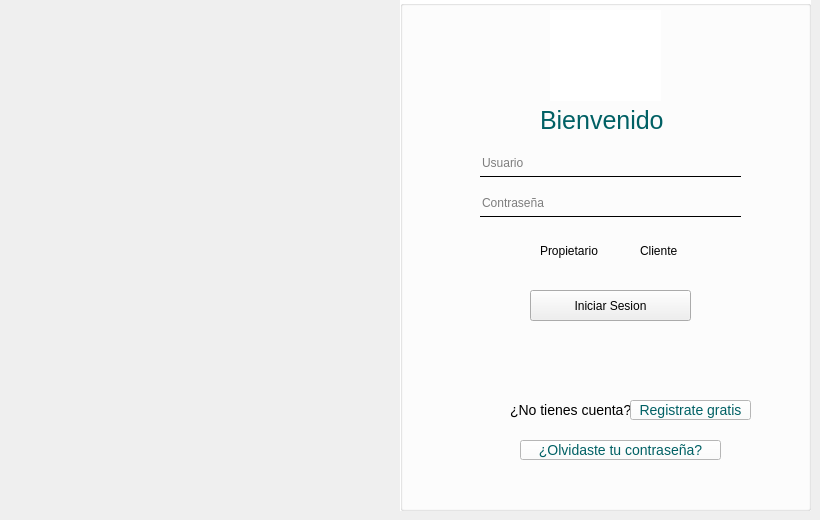
      <widget class="QWidget" name="InicoSesion_0">
       <widget class="QLabel" name="label">
        <property name="geometry">
         <rect>
          <x>20</x>
          <y>20</y>
          <width>771</width>
          <height>471</height>
         </rect>
        </property>
        <property name="styleSheet">
         <string notr="true"/>
        </property>
        <property name="text">
         <string/>
        </property>
       </widget>
       <widget class="QGroupBox" name="groupBox_14">
        <property name="geometry">
         <rect>
          <x>400</x>
          <y>0</y>
          <width>411</width>
          <height>511</height>
         </rect>
        </property>
        <property name="styleSheet">
         <string notr="true">QGroupBox{
background-color:white;

}
QLabel{
background-color:transparent;
color:black;
}
QLineEdit{
background-color:transparent;
border:none;
border-bottom: 1px solid;
border-color: black;
border-bottom: 1px solid;
}</string>
        </property>
        <property name="title">
         <string/>
        </property>
        <widget class="QLineEdit" name="lineEdit_Usuario">
         <property name="geometry">
          <rect>
           <x>80</x>
           <y>150</y>
           <width>261</width>
           <height>27</height>
          </rect>
         </property>
         <property name="styleSheet">
          <string notr="true"/>
         </property>
         <property name="text">
          <string/>
         </property>
         <property name="placeholderText">
          <string>Usuario</string>
         </property>
        </widget>
        <widget class="QLineEdit" name="lineEdit_password">
         <property name="geometry">
          <rect>
           <x>80</x>
           <y>190</y>
           <width>261</width>
           <height>27</height>
          </rect>
         </property>
         <property name="styleSheet">
          <string notr="true"/>
         </property>
         <property name="echoMode">
          <enum>QLineEdit::Password</enum>
         </property>
         <property name="placeholderText">
          <string>Contraseña</string>
         </property>
        </widget>
        <widget class="QPushButton" name="IniciarSesion">
         <property name="geometry">
          <rect>
           <x>130</x>
           <y>290</y>
           <width>161</width>
           <height>31</height>
          </rect>
         </property>
         <property name="styleSheet">
          <string notr="true"/>
         </property>
         <property name="text">
          <string>  Iniciar Sesion  </string>
         </property>
        </widget>
        <widget class="QLabel" name="label_2">
         <property name="geometry">
          <rect>
           <x>110</x>
           <y>400</y>
           <width>121</width>
           <height>19</height>
          </rect>
         </property>
         <property name="styleSheet">
          <string notr="true">
font-size:14px;</string>
         </property>
         <property name="text">
          <string>¿No tienes cuenta?</string>
         </property>
        </widget>
        <widget class="QPushButton" name="registro">
         <property name="geometry">
          <rect>
           <x>230</x>
           <y>400</y>
           <width>121</width>
           <height>20</height>
          </rect>
         </property>
         <property name="styleSheet">
          <string notr="true">background-color: rgb(255, 255, 255);
color: #006064;
font-size:14px;</string>
         </property>
         <property name="text">
          <string>Registrate gratis</string>
         </property>
        </widget>
        <widget class="QPushButton" name="OContra">
         <property name="geometry">
          <rect>
           <x>120</x>
           <y>440</y>
           <width>201</width>
           <height>20</height>
          </rect>
         </property>
         <property name="styleSheet">
          <string notr="true">background-color: rgb(255, 255, 255);
color: #006064;
font-size:14px;
</string>
         </property>
         <property name="text">
          <string>¿Olvidaste tu contraseña?</string>
         </property>
        </widget>
        <widget class="QLabel" name="label_3">
         <property name="geometry">
          <rect>
           <x>140</x>
           <y>110</y>
           <width>141</width>
           <height>21</height>
          </rect>
         </property>
         <property name="styleSheet">
          <string notr="true"> font-size: 25px;
color: #006064;
background-color: transparent;
</string>
         </property>
         <property name="text">
          <string>Bienvenido</string>
         </property>
        </widget>
        <widget class="QRadioButton" name="ButtonPropi_2">
         <property name="geometry">
          <rect>
           <x>120</x>
           <y>240</y>
           <width>91</width>
           <height>21</height>
          </rect>
         </property>
         <property name="styleSheet">
          <string notr="true">QRadioButton{
background-color: transparent;	
color: black;
border-radius: 10px;
}

</string>
         </property>
         <property name="text">
          <string>Propietario</string>
         </property>
        </widget>
        <widget class="QRadioButton" name="ButtonCliente_2">
         <property name="geometry">
          <rect>
           <x>220</x>
           <y>240</y>
           <width>81</width>
           <height>21</height>
          </rect>
         </property>
         <property name="styleSheet">
          <string notr="true">QRadioButton{
background-color: transparent;	
color: black;
border-radius: 10px;
}

</string>
         </property>
         <property name="text">
          <string>Cliente</string>
         </property>
        </widget>
        <widget class="QLabel" name="label_69">
         <property name="geometry">
          <rect>
           <x>150</x>
           <y>10</y>
           <width>111</width>
           <height>91</height>
          </rect>
         </property>
         <property name="styleSheet">
          <string notr="true"> border-image: url(C:/Users/ailes/OneDrive/Escritorio/HRS/Recursos/user3.png);
background-color: rgb(255, 255, 255);</string>
         </property>
         <property name="text">
          <string/>
         </property>
        </widget>
        <zorder>label_3</zorder>
        <zorder>lineEdit_Usuario</zorder>
        <zorder>lineEdit_password</zorder>
        <zorder>IniciarSesion</zorder>
        <zorder>label_2</zorder>
        <zorder>registro</zorder>
        <zorder>OContra</zorder>
        <zorder>ButtonPropi_2</zorder>
        <zorder>ButtonCliente_2</zorder>
        <zorder>label_69</zorder>
       </widget>
       <widget class="QLabel" name="label_61">
        <property name="geometry">
         <rect>
          <x>20</x>
          <y>90</y>
          <width>351</width>
          <height>281</height>
         </rect>
        </property>
        <property name="styleSheet">
         <string notr="true">border-image: url(C:/Users/ailes/OneDrive/Escritorio/HRS/Recursos/HRC3.png);
background-color:transparent;
</string>
        </property>
        <property name="text">
         <string/>
        </property>
       </widget>
      </widget>
